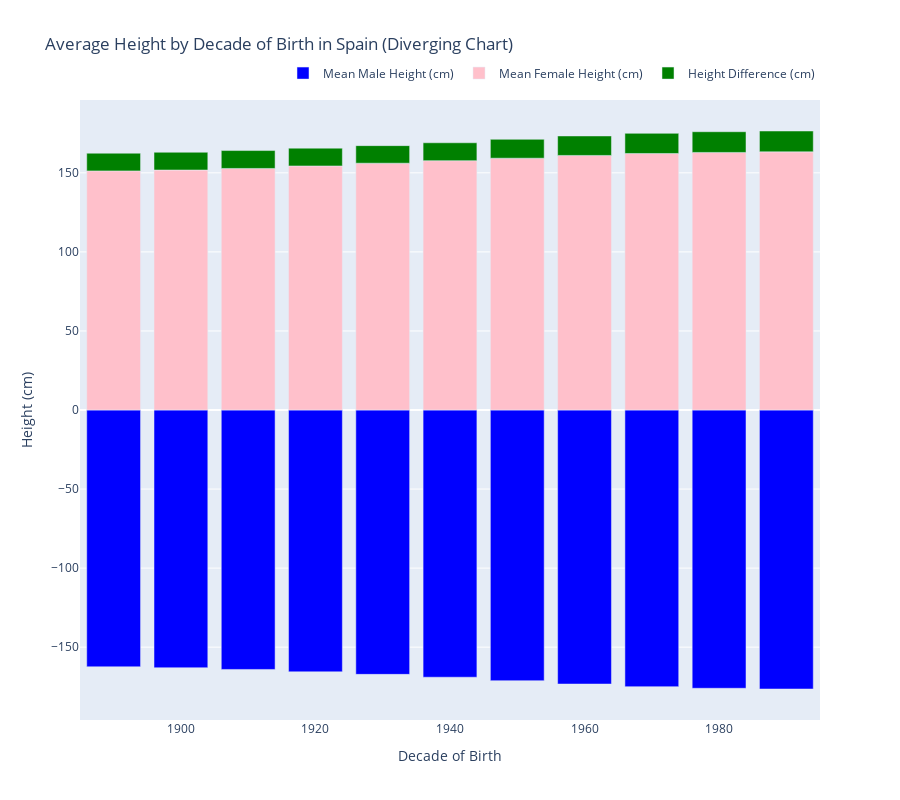

This figure's notebook cell:
### Code cell
decade_grouped['Height Difference (cm)'] = abs(decade_grouped['Mean male height (cm)']) - decade_grouped['Mean female height (cm)']

diverging_chart_decade_vertical = go.Figure()

diverging_chart_decade_vertical.add_trace(go.Bar(
    x=decade_grouped['Decade'],
    y=-decade_grouped['Mean male height (cm)'],
    orientation='v',
    name='Mean Male Height (cm)',
    marker_color='blue',
))


diverging_chart_decade_vertical.add_trace(go.Bar(
    x=decade_grouped['Decade'],
    y=decade_grouped['Mean female height (cm)'],
    orientation='v',
    name='Mean Female Height (cm)',
    marker_color='pink',  
))


diverging_chart_decade_vertical.add_trace(go.Bar(
    x=decade_grouped['Decade'],
    y=decade_grouped['Height Difference (cm)'],
    orientation='v',
    name='Height Difference (cm)',
    marker_color='green', 
))


diverging_chart_decade_vertical.update_layout(
    title='Average Height by Decade of Birth in Spain (Diverging Chart)',
    barmode='relative', 
    height=800,  
    width=900,
    xaxis=dict(
        title='Decade of Birth',
        autorange=True 
    ),
    yaxis=dict(title='Height (cm)'),
    legend=dict(
        orientation='h',
        yanchor='bottom',
        y=1.02,
        xanchor='right',
        x=1
    )
)

diverging_chart_decade_vertical

### Figure 1 — Plotly figure (JSON) as saved in the notebook; plotly's stock layout.template omitted (floating-point values rounded to 4 significant figures)
{"data": [{"marker": {"color": "blue"}, "name": "Mean Male Height (cm)", "orientation": "v", "type": "bar", "x": [1890, 1900, 1910, 1920, 1930, 1940, 1950, 1960, 1970, 1980, 1990], "y": [-162.4, -163.0, -164.1, -165.6, -167.2, -169.0, -171.2, -173.3, -175.0, -176.0, -176.5]}, {"marker": {"color": "pink"}, "name": "Mean Female Height (cm)", "orientation": "v", "type": "bar", "x": [1890, 1900, 1910, 1920, 1930, 1940, 1950, 1960, 1970, 1980, 1990], "y": [151.2, 151.8, 152.8, 154.3, 156.1, 157.7, 159.3, 161.0, 162.2, 162.9, 163.3]}, {"marker": {"color": "green"}, "name": "Height Difference (cm)", "orientation": "v", "type": "bar", "x": [1890, 1900, 1910, 1920, 1930, 1940, 1950, 1960, 1970, 1980, 1990], "y": [11.19, 11.24, 11.32, 11.26, 11.11, 11.31, 11.94, 12.31, 12.73, 13.09, 13.17]}], "layout": {"barmode": "relative", "height": 800, "legend": {"orientation": "h", "x": 1, "xanchor": "right", "y": 1.02, "yanchor": "bottom"}, "title": {"text": "Average Height by Decade of Birth in Spain (Diverging Chart)"}, "width": 900, "xaxis": {"autorange": true, "title": {"text": "Decade of Birth"}}, "yaxis": {"title": {"text": "Height (cm)"}}}}
